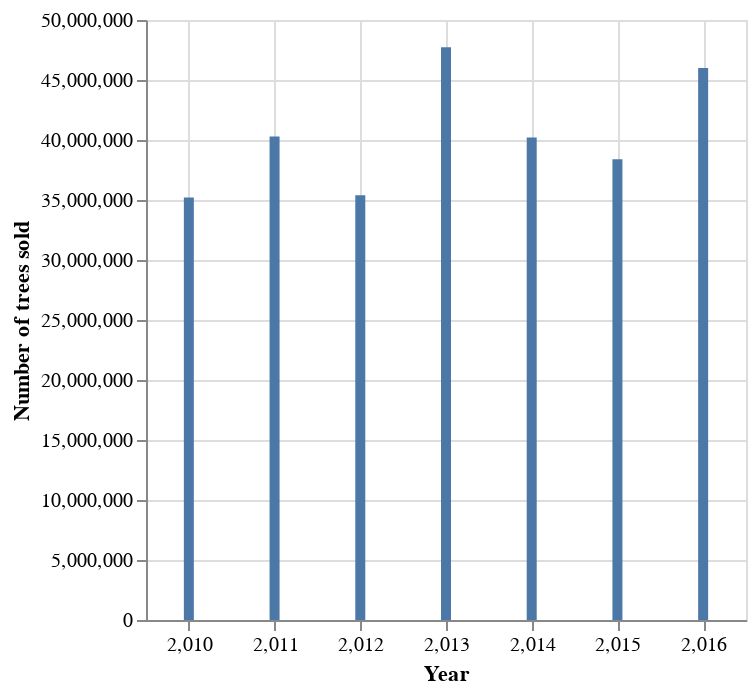

Write notebook code for a chart like this one.
### Markdown cell above
**Can we use Altair to create an interactive bar chart for the total number of trees sold by year?**

### Code cell
# Altair interactive bar chart for the total number of trees sold by year
alt.Chart(df.groupby('Year')['Number of trees sold'].sum().reset_index()).mark_bar().encode(
    x='Year',
    y='Number of trees sold',
    tooltip=['Year', 'Number of trees sold']
).interactive()

### Figure 1 — Vega-Lite specification as saved in the notebook (floating-point values rounded to 4 significant figures)
{"config": {"view": {"continuousWidth": 300, "continuousHeight": 300}}, "data": {"name": "data-70d0989d0056de5c4e145880c2bb0f66"}, "mark": {"type": "bar"}, "encoding": {"tooltip": [{"field": "Year", "type": "quantitative"}, {"field": "Number of trees sold", "type": "quantitative"}], "x": {"field": "Year", "type": "quantitative"}, "y": {"field": "Number of trees sold", "type": "quantitative"}}, "params": [{"name": "param_3", "select": {"type": "interval", "encodings": ["x", "y"]}, "bind": "scales"}], "$schema": "https://vega.github.io/schema/vega-lite/v5.16.3.json", "datasets": {"data-70d0989d0056de5c4e145880c2bb0f66": [{"Year": 2010, "Number of trees sold": 35200000}, {"Year": 2011, "Number of trees sold": 40300000}, {"Year": 2012, "Number of trees sold": 35400000}, {"Year": 2013, "Number of trees sold": 47720000}, {"Year": 2014, "Number of trees sold": 40200000}, {"Year": 2015, "Number of trees sold": 38400000}, {"Year": 2016, "Number of trees sold": 46000000}]}}
